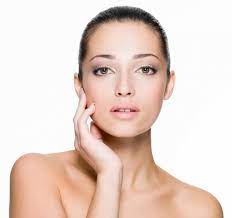
#> input picture img_femme.jpeg, 232 x 218 px
$ python -i acv.py   (imports and definitions only)
#> lines starting #> are read from the running program, lines starting #| are printed output that depends on the picture; after the words box and inside, x2 and y2 are one past the last pixel; in counts of white or black regions, pixels touching at a corner belong together
#> further down, picture is the input picture: shape (218, 232, 3); mean B, G, R 204.6, 213.4, 232.3
from typing import NewType
import cv2
import numpy as np
import math
import mediapipe as mp

mp_face_mesh = mp.solutions.face_mesh
mp_drawing = mp.solutions.drawing_utils
mp_drawing_styles = mp.solutions.drawing_styles
mp_selfie_segmentation = mp.solutions.selfie_segmentation


BG_COLOR = (192, 192, 192) # gray

# [32 lines left out: function fond, not called in this run]


def cartoonify(image):
    tublur = cv2.medianBlur(image, 29)
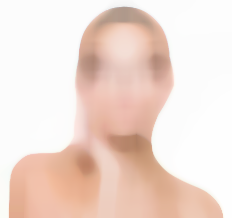
#> tublur: shape (218, 232, 3); mean B, G, R 211.2, 220.5, 240.3

    # We'll cover Canny edge detection and dilation shortly
    edge = cv2.Canny(tublur, 10, 150)
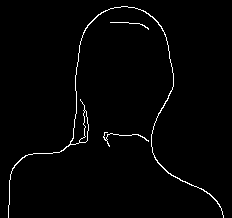
#> edge: shape (218, 232); 1.7% white in thin lines or dots
    kernel = np.ones((5,5), np.uint8)
    edge = cv2.dilate(edge, kernel, iterations = 1)
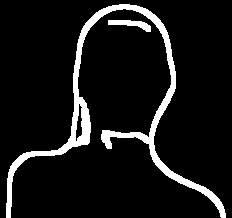
#> edge: shape (218, 232); 8.8% white; 2 white regions, box (x1, y1, x2, y2) and area: (6, 4, 226, 218) 4199, (108, 20, 151, 32) 248
    tublur[edge==255] = 0
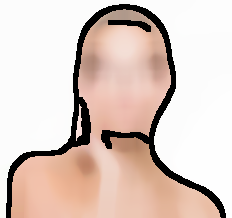
#> tublur: shape (218, 232, 3); 8.79% of pixels changed, all inside (x1, y1, x2, y2) = (6, 4, 226, 218)
    return tublur

# [141 lines left out: functions sidebyside, filtre_gray, sepia, effet_miroir, blurring_face, face_swap and 4 more, not called in this run]

def upSideDown(img):
    return cv2.flip(img, 0)


# [107 lines left out: functions compute_angle, blend_img_with_overlay, lens_filter, shapening, draw_face_landmarks, not called in this run]

# [1 line not run here, left out]
#shapening
filtres = ['miroir','gray','cartoonify','face_swap','fond','blurring','face landmarks','ears','upSideDown']

# [25 lines not run here, left out]

>>> import cv2
>>> picture = cv2.imread('img_femme.jpeg')
>>> result = cartoonify(picture)
